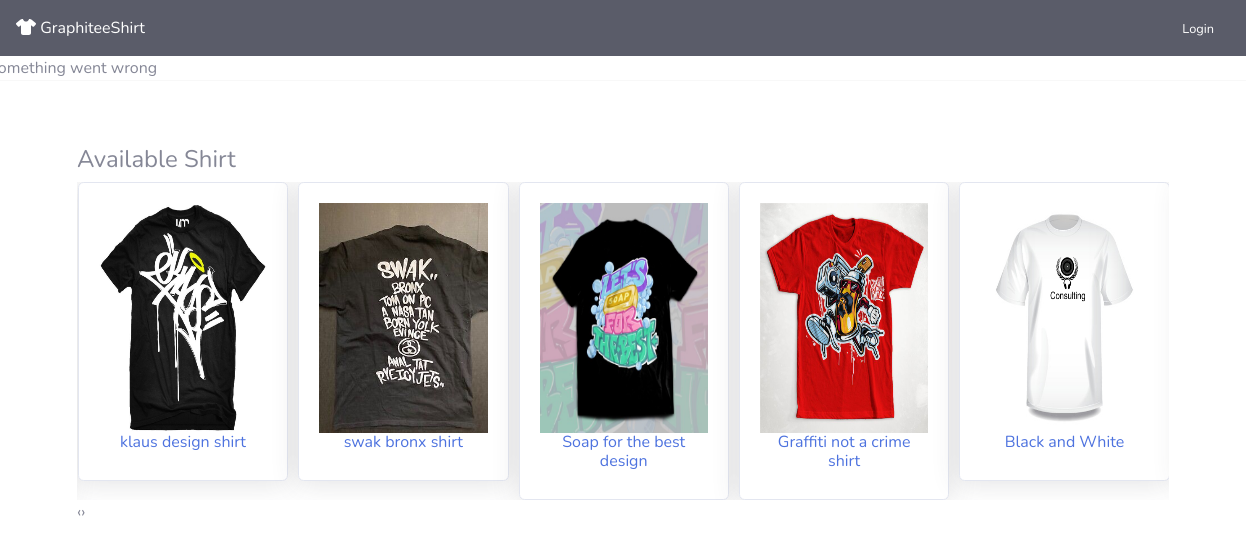
Page /customersProduct.php on the committed database.
### tables this page shows
CREATE TABLE `products` (
  `id` int(11) NOT NULL,
  `code` varchar(50) DEFAULT NULL,
  `name` varchar(255) NOT NULL,
  `size` varchar(10) NOT NULL DEFAULT 'S',
  `color` varchar(50) NOT NULL DEFAULT 'black',
  `slug` varchar(255) NOT NULL,
  `image` varchar(255) NOT NULL,
  `description` text NOT NULL,
  `price` int(11) NOT NULL,
  `quantity` int(11) NOT NULL,
  `max_quantity` int(11) NOT NULL DEFAULT 20
);

### customersProduct.php (the view, shortened to what the rows shown need)
<?php
if (!isset($_SESSION["userid"])) {
    include "classes/connectiondb.php";
    include "classes/viewproductModel.php";
}
?>
<!DOCTYPE html>
<html lang="en">
<head>
    <link href="https://cdn.jsdelivr.net/npm/bootstrap@5.2.0/dist/css/bootstrap.min.css" rel="stylesheet">
    <link href="vendors/fontawesome-free/css/all.min.css" rel="stylesheet" type="text/css">
    <link href="styles/owl.carousel.min.css" rel="stylesheet">
    <link href="styles/owl.theme.default.min.css" rel="stylesheet">
    <link href="dashboard/css/sb-admin-2.min.css" rel="stylesheet">
    <link href="styles/review.css" rel="stylesheet">
    <link href="vendors/datatables/dataTables.bootstrap4.min.css" rel="stylesheet">
    <link rel="stylesheet" href="https://cdnjs.cloudflare.com/ajax/libs/font-awesome/6.1.2/css/all.min.css">
    <link rel="stylesheet" href="//cdn.jsdelivr.net/npm/alertifyjs@1.13.1/build/css/alertify.min.css" />
</head>
<body>
    <div class="row">
        <div class="py-5">
            <div class="container">
                <div class="row">
                    <div class="col-md-12">
                        <div class="owl-carousel">
                            <?php
                            $view = new viewproducts();
                            $prod = $view->getAll("products");
                            if ($prod->rowCount() > 0) {
                                foreach ($prod as $items) {
                            ?>
                                    <div class="item">
                                        <a href="customersProduct.php?product=<?= $items['slug']; ?>">
                                            <div class="card shadow">
                                                <div class="card-body">
                                                    <img src="uploads/<?= $items['image']; ?>" alt="Products Image" class="w-100" height="230px">
                                                    <h6 class="text-center"><?= $items['name']; ?></h6>
                                                </div>
                                            </div>
                                        </a>
                                    </div>
                            <?php
                                }
                            } else {
                                echo "no products available";
                            }
                            ?>
                        </div>
                    </div>
                </div>
            </div>
        </div>
</body>
</html>

### rows in the picture
products: image (picture), name "klaus design shirt"
products: image (picture), name "swak bronx shirt"
products: image (picture), name "Soap for the best design"
products: image (picture), name "Graffiti not a crime shirt"
products: image (picture), name "Black and White"
